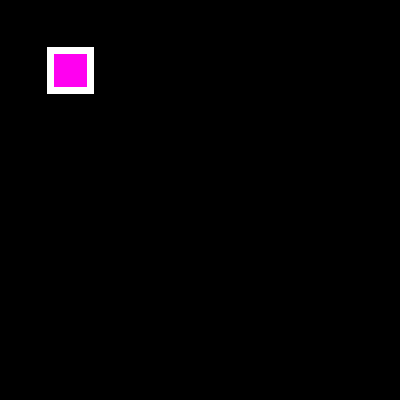
Frame 1 (no input)
Frame 60 (the mouse pressed at the canvas centre just before this capture): identical to frame 1, image omitted
Frame 120 (the mouse held since frame 60 and released just before this capture): identical to frame 1, image omitted

The Processing sketch that drew this single still picture (run headless with seeded random() and noise(); from frame 60 on, the mouse is pressed at the canvas centre):

// Processing sketch: lynchs08e00
// ── lynchs08e00.pde
int[]x = new int[3];
int[]y = new int[3];
int[]tam = new int[5];
int[]colors = new color[5];
int colorSel;
int intSel;
int ySel;
int tamSel;
void setup() {
  size(400, 400);
  colors[0] = #FF00F0;
  colors[1] = #00EAFF;
  colors[2] = #FCFF00;
  colors[3] = #000000;
  colors[4] = #FF00F0;
  x[0] = 50;
  x[1] = 250;
  x[2] = 50;

  y[0] = 50;
  y[1] = 250;
  y[2] = 50;

  tam[0] = 40;
  tam[1] = 60;
  tam[2] = 80;
  tam[3] = 100;
  tam[4] = 120;
}

void draw() {
  background(0);
  stroke(255);
  strokeWeight(7);
  fill(colors[colorSel]);
  rect(x[intSel], y[ySel], tam[tamSel], tam[tamSel]);
}

void keyPressed() {
    if (intSel>1) {
    intSel=0;
    ySel++;
  }
    if (ySel>1) {
    ySel=0;

  }
  
  if (colorSel>3) {
    colorSel = 0;
  }
    intSel++;
  colorSel++;
  
  
  tamSel= (int)random(tam.length);
}
